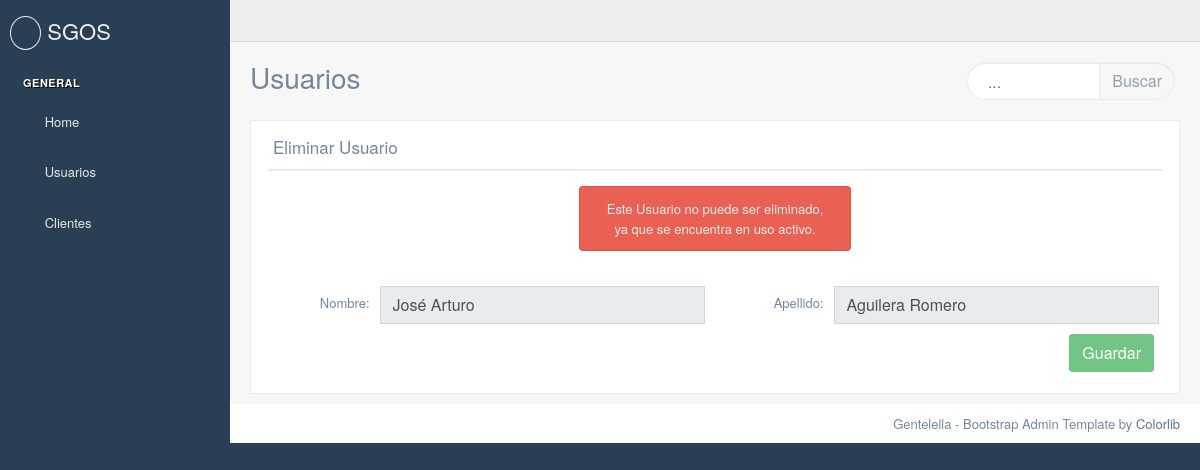
Before: /blog/usuarios/eliminar/1 with the older database file.
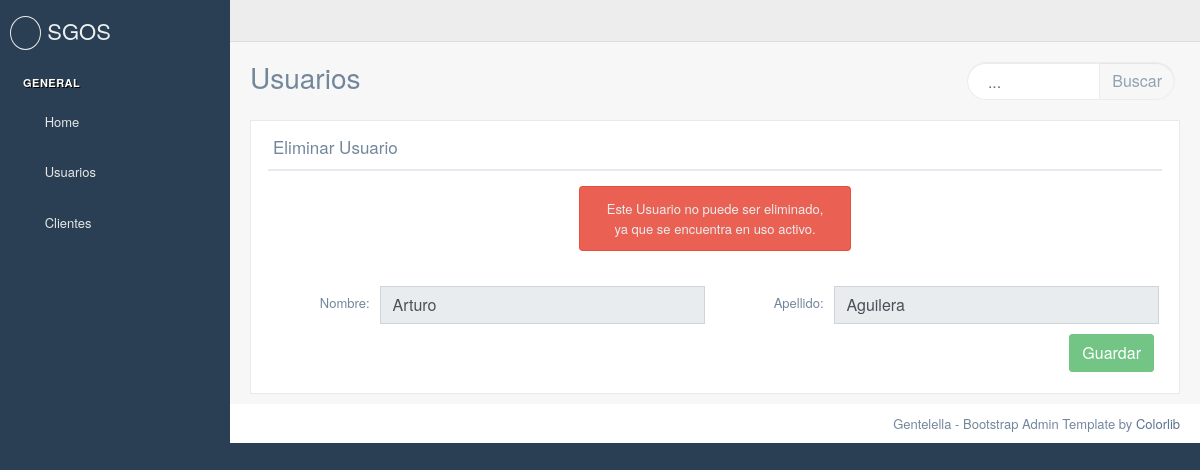
After: the same page with the newer database file.
### blog/models.py (models this page shows)
class Usuario(models.Model):
    user = models.ForeignKey(User, on_delete=models.PROTECT, blank=True, null=True)
    rol = models.ForeignKey(Rol, on_delete=models.PROTECT, blank=True, null=True)
    userid = models.CharField(max_length=400,blank=True, null= True)
    nombre = models.CharField(max_length=400, default="")
    apellido = models.CharField(max_length=400, default="")
    celular = models.CharField(max_length=400, default="")
    activo = models.BooleanField(default=True)
    creationdate = models.DateTimeField(default=timezone.now, editable=False)
    def __str__(self):
        return self.user.username + "--" + str(self.nombre)

### blog/views.py (the view)
# urls.py: url(r'^usuarios/eliminar/(?P<id_tipo>[-\w]+)$', views.usuarios_eliminar, name='usuarios_eliminar'),
def usuarios_eliminar(request,id_tipo):
    if Usuario.objects.filter(id=id_tipo).exists():
        error = False
        objUsuario = Usuario.objects.get(id=id_tipo)
        print(objUsuario)
        collector = Collector(using='default')
        try:
            collector.collect([Usuario])
        except Exception as e:
            error = True
            print(e)
        return render(request,'usuarios/eliminar.html',{'error':error,'obj':objUsuario})
    else:
        return render(request,'usuarios/main.html',{'error':True})

### blog/templates/usuarios/eliminar.html (shortened to what this page needs)
{% load staticfiles %}
<!DOCTYPE html>
<html lang="en">
  <head>
    <link href="{% static 'vendors/bootstrap/dist/css/bootstrap.min.css' %}" rel="stylesheet">
    <link href="{% static 'vendors/font-awesome/css/font-awesome.min.css' %}" rel="stylesheet">
    <link href="{% static 'vendors/nprogress/nprogress.css' %}" rel="stylesheet">
    <link href="{% static 'build/css/custom.min.css' %}" rel="stylesheet">
  </head>
  <body class="nav-md">
    <div class="container body">
      <div class="main_container">
        <div class="col-md-3 left_col">
          <div class="left_col scroll-view">
            <div class="navbar nav_title" style="border: 0;">
              <a href="/blog/main" class="site_title"><i class="fa fa-paw"></i> <span>SGOS</span></a>
            </div>
            <br />
            <div id="sidebar-menu" class="main_menu_side hidden-print main_menu">
              <div class="menu_section">
                <h3>General</h3>
                <ul class="nav side-menu">
                  <li><a><i class="fa fa-home"></i> Home</a></li>
                  <li><a  href="/blog/usuarios/"><i class="fa fa-user"></i> Usuarios</a></li>
                  <li><a  href="/blog/clientes/"><i class="fa fa-user"></i> Clientes</a></li>
                </ul>
              </div>
            </div>
          </div>
        </div>
        <div class="top_nav">
            <div class="nav_menu">
                <div class="nav toggle">
                  <a id="menu_toggle"><i class="fa fa-bars"></i></a>
                </div>
                <nav class="nav navbar-nav">
              </nav>
            </div>
          </div>
        <div class="right_col" role="main">
          <div class="">
            <div class="page-title">
              <div class="title_left">
                <h3>Usuarios</h3>
              </div>
              <div class="title_right">
                <div class="col-md-5 col-sm-5   form-group pull-right top_search">
                  <div class="input-group">
                    <input type="text" class="form-control" placeholder="...">
                    <span class="input-group-btn">
                      <button class="btn btn-default" type="button">Buscar</button>
                    </span>
                  </div>
                </div>
              </div>
            </div>
            <div class="clearfix"></div>
                <div class="row">
                    <div class="col-md-12 col-sm-12  ">
                        <div class="x_panel">
                            <div class="x_title">
                                <h2>Eliminar Usuario</h2>
                                <div class="clearfix"></div>
                            </div>
                            <div class="x_content">
                                <form id="form_usuarios" method="post" action="/blog/usuarios/eliminar/ok">{% csrf_token %}
                                    <div class="row">
                                        <div class="col md-4"></div>
                                        <div class="col md-4">
                                            {% if error %}
                                                <div class="alert alert-danger" role="alert">
                                                        <center>Este Usuario no puede ser eliminado, ya que se encuentra en uso activo.</center>
                                                </div>
                                            {% else %}
                                                <div class="alert alert-danger" role="alert">
                                                    <center>¿Esta Seguro de que desea eliminar?</center>
                                                </div>
                                            {% endif %}
                                        </div>
                                        <div class="col md-4"></div>
                                    </div>
                                    <br>
                                    <div class="row">
                                        <div class="col-md-6">
                                            <div class="item form-group">
                                                <label class="col-form-label col-md-3 col-sm-3 label-align" for="first-name">Nombre: </label>
                                                    <input type="text" id="nombre" name="nombre" required="required" class="form-control" value="{{obj.nombre|default_if_none:''}}" readonly>
                                            </div>
                                        </div>
                                        <div class="col-md-6">
                                            <div class="item form-group">
                                                <label class="col-form-label col-md-3 col-sm-3 label-align" for="first-name">Apellido: </label>
                                                    <input type="text" id="nombre" name="nombre" required="required" class="form-control" value="{{obj.apellido|default_if_none:''}}" readonly>
                                            </div>
                                        </div>
                                    </div>
                                    <div class="pull-right">
                                        {% if not error %}
                                        <button type="submit" class="btn btn-success">Guardar</button>
                                        {% else %}
                                        <button type="submit" class="btn btn-success" disabled>Guardar</button>
                                        {% endif %}
                                    </div>
                                </form>
                            </div>
                        </div>
                    </div>
                </div>
            </div>
        </div>
        <footer>
          <div class="pull-right">
            Gentelella - Bootstrap Admin Template by <a href="https://colorlib.com">Colorlib</a>
          </div>
          <div class="clearfix"></div>
        </footer>
      </div>
    </div>
  </body>
</html>

Changed rows visible on the page:
changed Usuario: nombre "José Arturo" → "Arturo"; nombre "Aguilera Romero" → "Aguilera"
